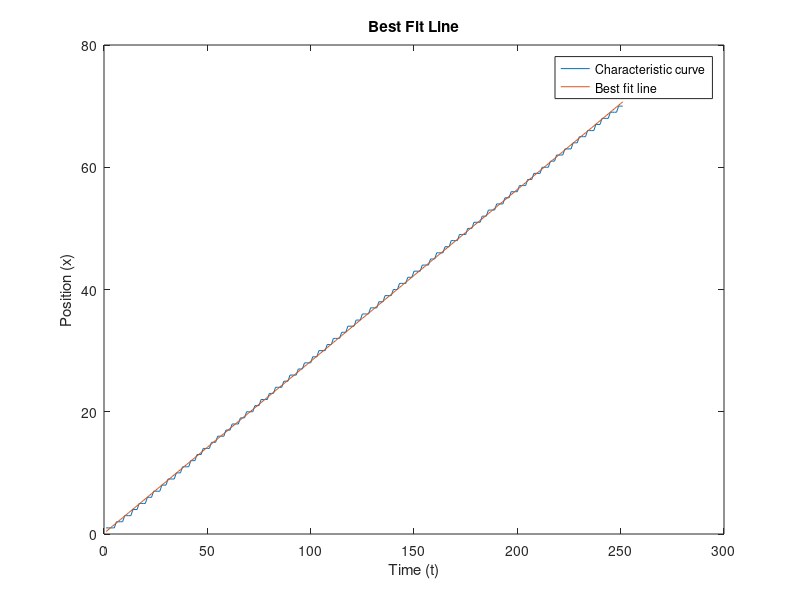

Write MATLAB code to recreate this figure. (Note: this script raises an error after producing the figure.)
% Slope Finder
clear all
close all
clc

displacements = importdata('Displacements.txt');
d_slope = zeros(200,1000);

for j = 1:1000;
for i = 1:200;
    d_slope(i,j) = -displacements(i+1,j)+displacements(i,j);
end
end

hold on
for i=1:20
    plot(1:1000,d_slope(10*i,:))
end
hold off

n = 250;
m = 0;

x = zeros(1,n-m+1);
y = 1:n-m+1;

for i = 1:n-m+1
    x(i) = find(d_slope(:,m+i)==max(d_slope(:,m+i)));
end

p = polyfit(y,x,1);  
r = p(1) .* y + p(2); 

plot(y,x,y,r)
title('Best Fit Line')
xlabel('Time (t)')
ylabel('Position (x)')
legend('Characteristic curve','Best fit line')

xlswrite('slope.xlsx',x)

p